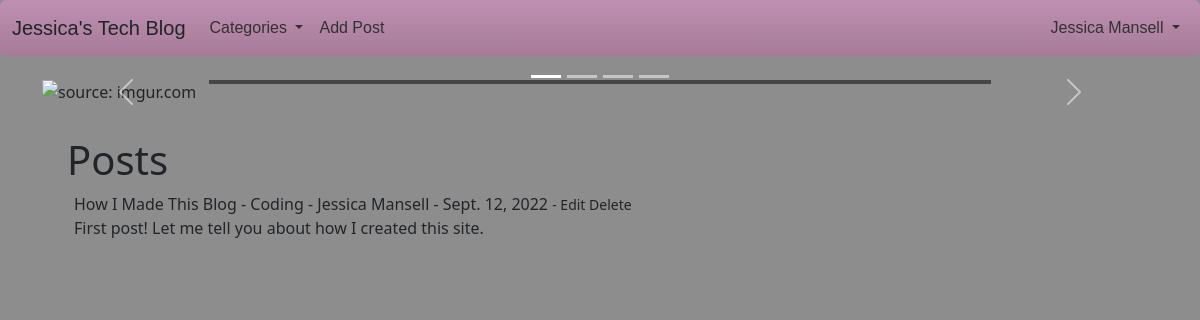
The app's page / (signed in) with its own data.
### blogsite/models.py (models this page shows, shortened)
class Post(models.Model):
    title = models.CharField(max_length=255)
    header_image = models.ImageField(null=True, blank=True, upload_to="images/")
    title_tag = models.CharField(max_length=255)
    author = models.ForeignKey(User, on_delete=models.CASCADE)
    body = RichTextField(blank=True, null=True)
    post_date = models.DateField(auto_now_add=True)
    category= models.ForeignKey(Category, max_length=60, on_delete=models.CASCADE, related_name="catego")
    snippet = models.CharField(max_length=255)
    likes = models.ManyToManyField(User, related_name='blog_posts')

class Category(models.Model):
    name = models.CharField(max_length=255)
    class Meta:
        verbose_name_plural = "Categories"
    def __str__(self):
        return self.name

### blogsite/views.py (the view)
# urls.py: path('', HomeView.as_view(), name="home"),
class HomeView(ListView):
    model = Post
    template_name = 'index.html'
    ordering = ['-post_date']
    def get_context_data(self, *args, **kwargs):
        cat_menu = Category.objects.all()
        context = super(HomeView, self).get_context_data(*args, **kwargs)
        context["cat_menu"] = cat_menu
        return context

### blogsite/templates/index.html (shortened to what this page needs)
    {% extends 'base.html' %}
    {% block content %}
    <div class="container">
        <div id="carouselExampleCaptions" class="carousel slide" data-bs-ride="false">
          <div class="carousel-indicators">
            <button type="button" data-bs-target="#carouselExampleCaptions" data-bs-slide-to="0" class="active" aria-current="true" aria-label="Slide 1"></button>
            <button type="button" data-bs-target="#carouselExampleCaptions" data-bs-slide-to="1" aria-label="Slide 2"></button>
            <button type="button" data-bs-target="#carouselExampleCaptions" data-bs-slide-to="2" aria-label="Slide 3"></button>
            <button type="button" data-bs-target="#carouselExampleCaptions" data-bs-slide-to="3" aria-label="Slide 4"></button>
          </div>
          <div class="carousel-inner">
            <div class="carousel-item active">
              <img class="img-fluid" src="https://i.imgur.com/DO9NuQY.jpg" id="home_pics" title="source: imgur.com" class="d-block w-100"/>
              <div class="carousel-caption d-none d-md-block" id="captions">
              </div>
            </div>
          </div>
          <button class="carousel-control-prev" type="button" data-bs-target="#carouselExampleCaptions" data-bs-slide="prev">
            <span class="carousel-control-prev-icon" aria-hidden="true"></span>
          </button>
          <button class="carousel-control-next" type="button" data-bs-target="#carouselExampleCaptions" data-bs-slide="next">
            <span class="carousel-control-next-icon" aria-hidden="true"></span>
          </button>
        </div>
    <h1>Posts</h1>
    <ul>
    {% for post in object_list %}
        <li><a href="{% url 'article-detail' post.pk %}">{{ post.title }}</a>
            - <a href="{% url 'category' post.category|slugify %}">{{ post.category }}</a>
            - {{ post.author.first_name }}
        {{ post.author.last_name }} -
        {{ post.post_date }} <small>
            {% if user.is_authenticated %}
                {% if user.id == post.author.id %}
                    - <a href="{% url 'update_post' post.pk %}">
                        Edit</a>
                    <a href="{% url 'delete_post' post.pk %}">
                        Delete</a>
                {% endif %}
            {% endif %}
            </small><br/>
            {{ post.snippet }}</li>
    {% endfor %}
    </ul>
    {% endblock %}

### blogsite/templates/base.html (shortened to what this page needs)
<!doctype html>
<html lang="en">
  <head>
    {% load static %}
    <link href="https://cdn.jsdelivr.net/npm/bootstrap@5.0.2/dist/css/bootstrap.min.css" rel="stylesheet">
    <link rel="stylesheet" type="text/css" href="{% static 'mysite/style.css' %}"/>
  </head>
  <body style="background-color: #8d8d8d">
    <nav class="navbar navbar-expand-lg" id="main_nav">
      <div class="container-fluid">
          <a class="navbar-brand" id="title" href="{% url 'home' %}">Jessica's Tech Blog</a>
          <div class="collapse navbar-collapse" id="navbarSupportedContent">
            <ul class="navbar-nav me-auto mb-2 mb-lg-0">
              {% if cat_menu %}
              <li class="nav-item dropdown">
                <a class="nav-link dropdown-toggle" id="cat_main" role="button" data-bs-toggle="dropdown" aria-expanded="false">
                  Categories
                </a>
              </li>
              {% else %}
              <li class="nav-item" id="cat_main">
                <a class="nav-link" id="cat_main" href="{% url 'category-list' %}">Categories</a>
              </li>
              {% endif %}
              {% if user.is_authenticated %}
                <li class="nav-item">
                  <a class="nav-link" href="{% url 'add_post' %}" id="post_add">Add Post</a>
                </li>
              {% endif %}
            </ul>
            {% if user.is_authenticated %}
                <ul class="navbar-nav ml-auto">
                  <li class="nav-item dropdown">
                    <a class="nav-link dropdown-toggle" role="button" data-bs-toggle="dropdown" aria-expanded="false" id="user_edit">
                      {{ user.first_name }}
                      {{ user.last_name }}
                    </a>
                  </li>
                </ul>
            {% endif %}
          </div>
      </div>
      </nav>
    <br/>
        {% block content %}
        {% endblock %}
    </div>
  </body>
</html>

### blogsite/static/mysite/style.css (style rules this page uses)
#title { font-family: 'Nunito Sans', sans-serif; text-decoration: none; }
li { list-style: none; }
a { color: inherit; text-decoration: none; }
#navbarSupportedContent { font-family: 'Nunito Sans', sans-serif; text-decoration: none; }
img#home_pics.img-fluid { max-height: 640px; display: block; margin: auto; }
h1 { padding-top: 2rem; margin-left: 25px; }
#cat_main { color: #333131; text-decoration: none; background: transparent; }
#main_nav { background-color: hsl(317, 43%, 75%); background: linear-gradient(to bottom, #bf8fb1 0%, #a67b99 100%); border-radius: 6px; }
#captions { background-color: rgba(0,0,0,.5); color: #fff; margin: auto; }
#post_add { color: #333131; text-decoration: none; }
#user_edit { color: #333131; text-decoration: none; }

### records on screen
Post: title "How I Made This Blog", category "Coding", author.first_name "Jessica", author.last_name "Mansell", post_date "Sept. 12, 2022", shows "Edit", snippet "First post! Let me tell you about how I created this site."

### other values on screen
{{ user.first_name }} "Jessica"
{{ user.last_name }} "Mansell"
